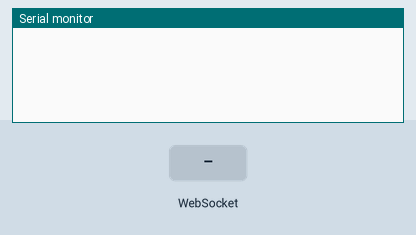
This sketch was run on a simulated ESP8266 (NodeMCU). On the bench: the last lines printed to the serial monitor. Inputs (shaded band) come from the test bench.

Above: at 1.2 s.
1.3 s: WebSocket text "move" received
At 2.5 s:
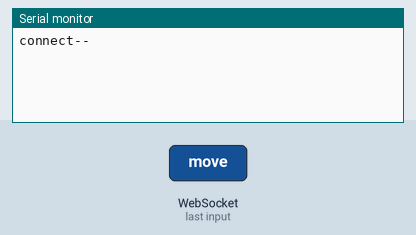
2.8 s: WebSocket text "left" received
At 3.9 s:
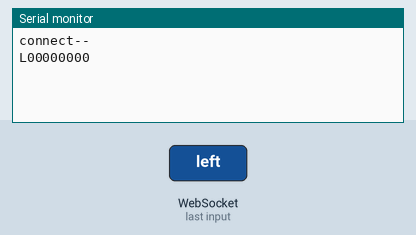
4.3 s: WebSocket text "right" received
At 5.1 s:
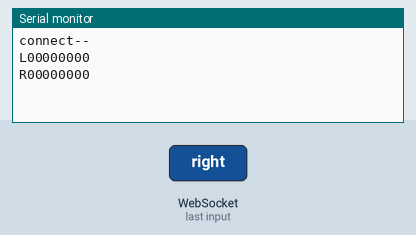
5.8 s: WebSocket text "stop" received
At 6.2 s:
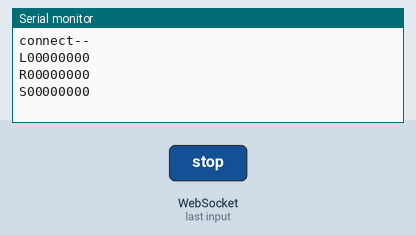

The sketch:

ESP01.ino
```cpp
#include <ESP8266WiFi.h>
#include <ESP8266WebServer.h>
#include <WiFiClient.h>
#include <WebSocketsServer.h>

// Network credentials
const char* ssid = "R2D2";
const char* password = "changeMe";

// WebSocket server
WebSocketsServer webSocket = WebSocketsServer(81); // Port 81

void setup() {
  Serial.begin(115200);
  WiFi.softAP(ssid, password);

  // WebSocket event handling
  webSocket.begin();
  webSocket.onEvent(webSocketEvent);
}

void loop() {
  webSocket.loop();
}

void webSocketEvent(uint8_t num, WStype_t type, uint8_t * payload, size_t length) {
  if (type == WStype_CONNECTED) {
    // Notify connection over UART
    char uartMessage[20];
    snprintf(uartMessage, sizeof(uartMessage), "connect--\n", num);
    Serial.write(uartMessage); // Send UART notification
  } else if (type == WStype_DISCONNECTED) {
    // Notify disconnection over UART
    char uartMessage[24];
    snprintf(uartMessage, sizeof(uartMessage), "!connect-\n", num);
    Serial.write(uartMessage); // Send UART notification
  } else if (type == WStype_TEXT) {
    String message = String((char*)payload);

    // Prepare a buffer for UART transmission
    char uartMessage[12]; // Fixed length for consistent UART data

    if (message.startsWith("move ")) {
      // Parse "move x,y" command
      int commaIndex = message.indexOf(',');
      if (commaIndex > 5) {
        String xStr = message.substring(5, commaIndex);
        String yStr = message.substring(commaIndex + 1);

        int x = xStr.toInt();
        int y = yStr.toInt();

        // Format the message for UART
        snprintf(uartMessage, sizeof(uartMessage), "M%+04d%+04d\n", x, y);
        Serial.write(uartMessage); // Send over UART
      }
    } else if (message == "left") {
      snprintf(uartMessage, sizeof(uartMessage), "L00000000\n");
      Serial.write(uartMessage); // Send "left" over UART
    } else if (message == "right") {
      snprintf(uartMessage, sizeof(uartMessage), "R00000000\n");
      Serial.write(uartMessage); // Send "right" over UART
    } else if (message == "stop") {
      snprintf(uartMessage, sizeof(uartMessage), "S00000000\n");
      Serial.write(uartMessage); // Send "stop" over UART
    }
    // Echo the message back to the WebSocket client
    webSocket.sendTXT(num, (char*)payload);
  }
}
```

Measured:
- after the input at 1.3 s, the serial monitor: prints a new line at once (image 1)
- after the input at 2.8 s, the serial monitor: prints a new line at once (image 2)
- after the input at 4.3 s, the serial monitor: prints a new line at once (image 3)
- after the input at 5.8 s, the serial monitor: prints a new line at once (image 4)
